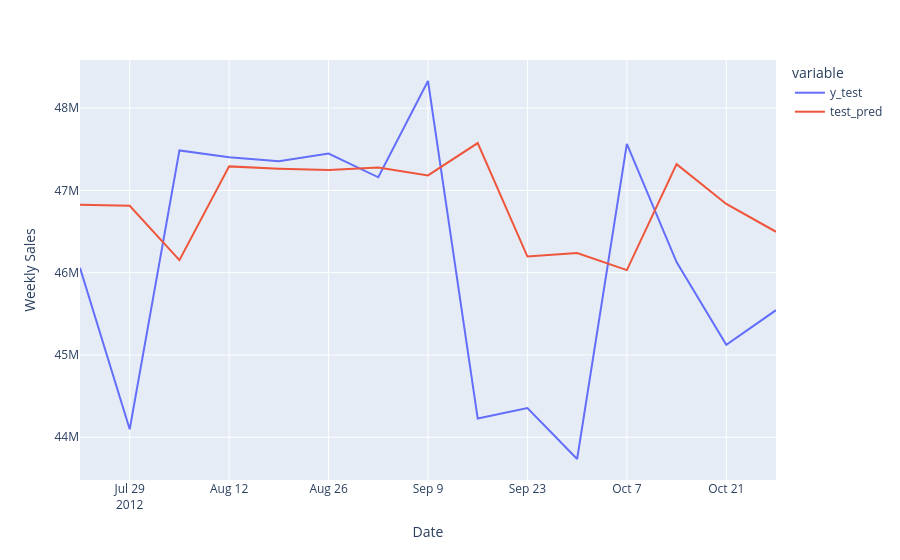

Notebook code cell kept with this figure:
### Code cell
test_pred = model.predict(X_test)
df_pred = pd.DataFrame(
    {'y_test' : y_test , 'test_pred':test_pred}
)


fig = px.line(df_pred,labels={'value':'Weekly Sales'})
fig.show()

### Figure 1 — Plotly figure (JSON) as saved in the notebook; plotly's stock layout.template omitted (floating-point values rounded to 4 significant figures)
{"data": [{"hovertemplate": "variable=y_test<br>Date=%{x}<br>Weekly Sales=%{y}<extra></extra>", "legendgroup": "y_test", "line": {"color": "#636efa", "dash": "solid"}, "marker": {"symbol": "circle"}, "mode": "lines", "name": "y_test", "orientation": "v", "showlegend": true, "type": "scatter", "x": ["2012-07-22T00:00:00", "2012-07-29T00:00:00", "2012-08-05T00:00:00", "2012-08-12T00:00:00", "2012-08-19T00:00:00", "2012-08-26T00:00:00", "2012-09-02T00:00:00", "2012-09-09T00:00:00", "2012-09-16T00:00:00", "2012-09-23T00:00:00", "2012-09-30T00:00:00", "2012-10-07T00:00:00", "2012-10-14T00:00:00", "2012-10-21T00:00:00", "2012-10-28T00:00:00"], "xaxis": "x", "y": [46060000.0, 44100000.0, 47490000.0, 47400000.0, 47350000.0, 47450000.0, 47160000.0, 48330000.0, 44230000.0, 44350000.0, 43730000.0, 47570000.0, 46130000.0, 45120000.0, 45540000.0], "yaxis": "y"}, {"hovertemplate": "variable=test_pred<br>Date=%{x}<br>Weekly Sales=%{y}<extra></extra>", "legendgroup": "test_pred", "line": {"color": "#EF553B", "dash": "solid"}, "marker": {"symbol": "circle"}, "mode": "lines", "name": "test_pred", "orientation": "v", "showlegend": true, "type": "scatter", "x": ["2012-07-22T00:00:00", "2012-07-29T00:00:00", "2012-08-05T00:00:00", "2012-08-12T00:00:00", "2012-08-19T00:00:00", "2012-08-26T00:00:00", "2012-09-02T00:00:00", "2012-09-09T00:00:00", "2012-09-16T00:00:00", "2012-09-23T00:00:00", "2012-09-30T00:00:00", "2012-10-07T00:00:00", "2012-10-14T00:00:00", "2012-10-21T00:00:00", "2012-10-28T00:00:00"], "xaxis": "x", "y": [46830000.0, 46810000.0, 46150000.0, 47290000.0, 47260000.0, 47250000.0, 47280000.0, 47180000.0, 47580000.0, 46200000.0, 46240000.0, 46030000.0, 47320000.0, 46840000.0, 46500000.0], "yaxis": "y"}], "layout": {"legend": {"title": {"text": "variable"}, "tracegroupgap": 0}, "margin": {"t": 60}, "xaxis": {"anchor": "y", "domain": [0, 1], "title": {"text": "Date"}}, "yaxis": {"anchor": "x", "domain": [0, 1], "title": {"text": "Weekly Sales"}}}}
